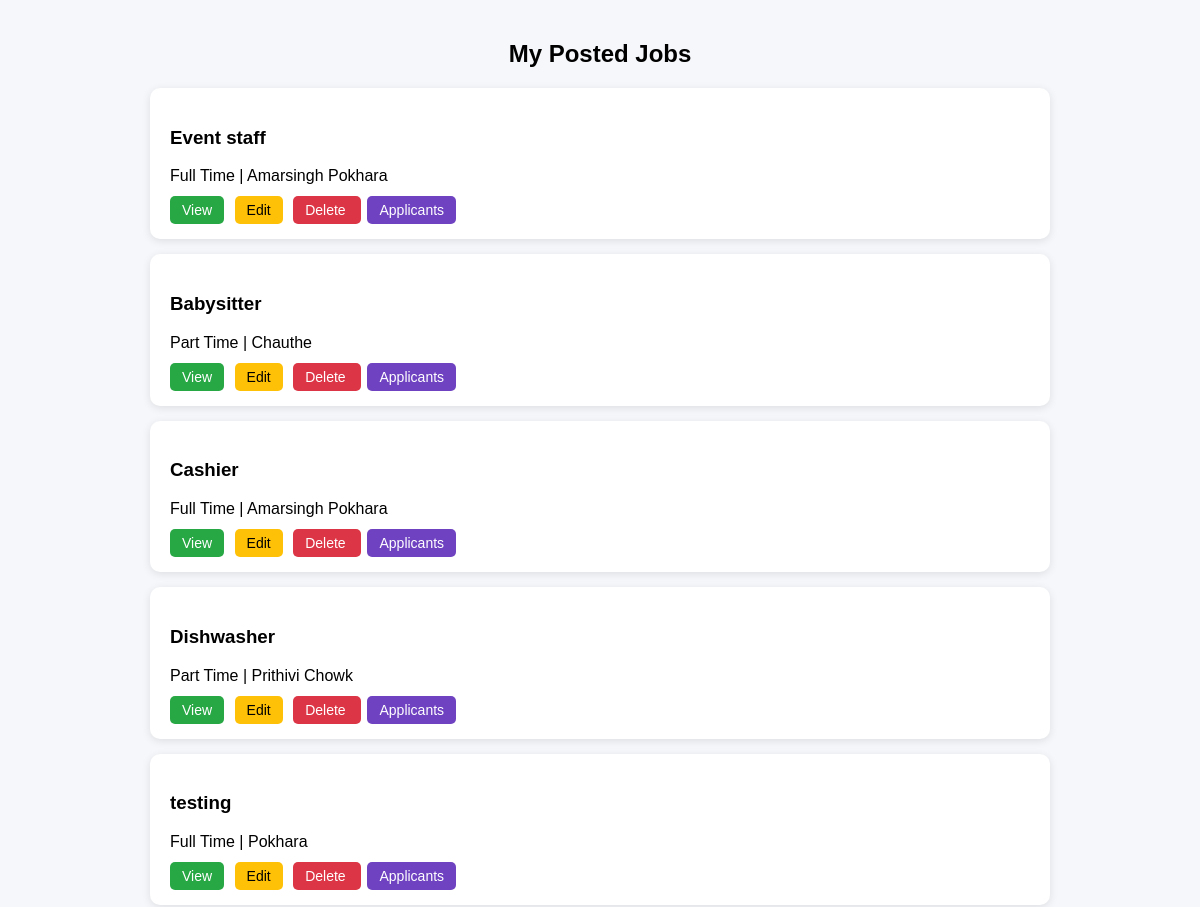
The app's page /jobs/ (upper part), older data.
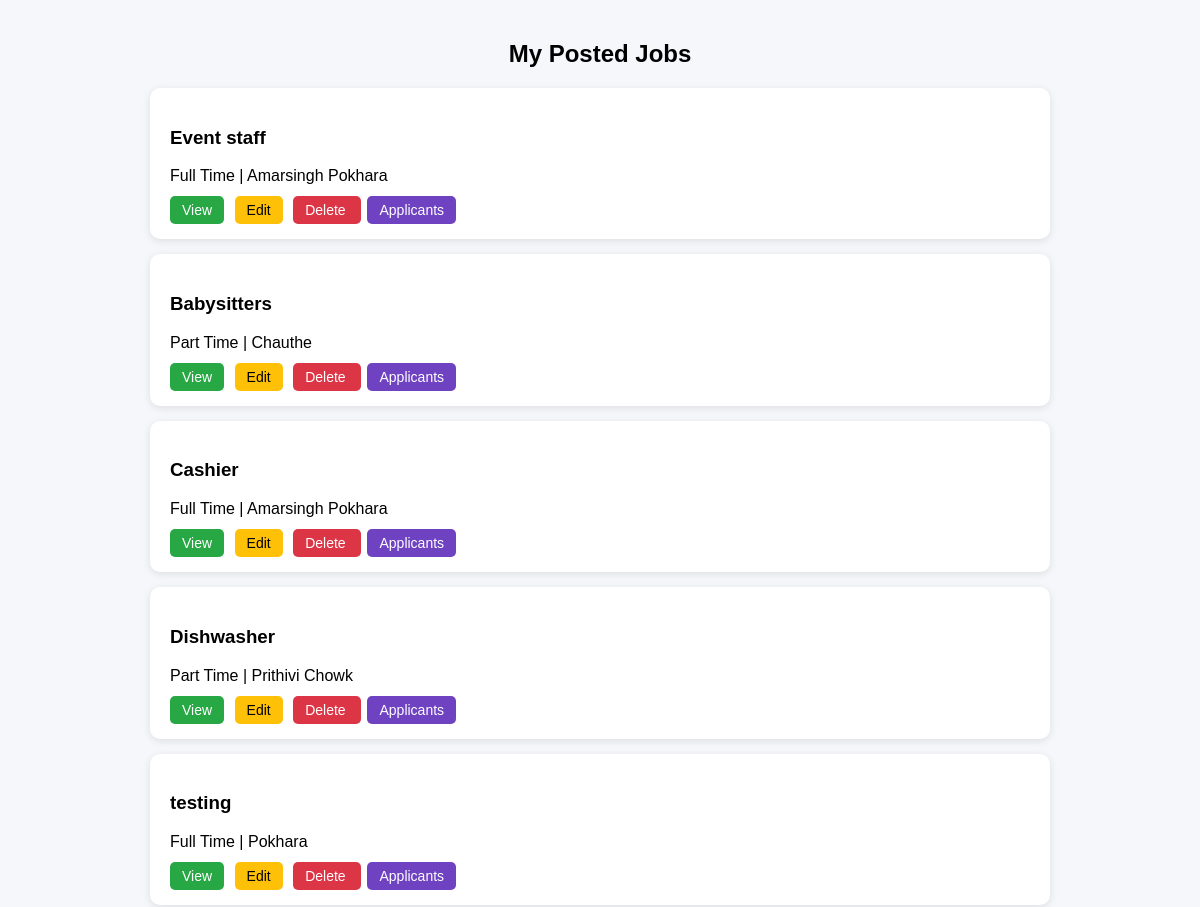
The same page, newer data.
### Job_Post/models.py (models this page shows, shortened)
class Job(models.Model):
    JOB_TYPE_CHOICES = [
        ('Part Time', 'Part Time'),
        ('Full Time', 'Full Time'),
        ('Flexible', 'Flexible'),
    ]
    recruiter = models.ForeignKey(
        User,
        on_delete=models.CASCADE,
        related_name='jobs'
    )
    title = models.CharField(max_length=200)
    tags = models.CharField(max_length=200)
    location = models.CharField(max_length=255, default="Unknown")
    job_type = models.CharField(
        max_length=50,
        choices=JOB_TYPE_CHOICES,
        default='Full Time'
    )
    min_salary = models.IntegerField(null=True, blank=True)
    max_salary = models.IntegerField(null=True, blank=True)
    negotiable = models.BooleanField(default=False)
    description = models.TextField()
    responsibilities = models.TextField()
    image = models.ImageField(
        upload_to='job_images/',
        null=True,
        blank=True
    )
    is_active = models.BooleanField(default=False)
    created_at = models.DateTimeField(auto_now_add=True)
    deadline = models.DateTimeField(null=True, blank=True)

### Job_Post/views.py (the view)
# urls.py: path('', views.job_list, name='job_list'),
def job_list(request):
    if request.user.is_authenticated and request.user.profile.role == "RECRUITER":
        jobs = Job.objects.filter(
            recruiter=request.user,
            is_active=True
        ).order_by('-created_at')
    else:
        jobs = Job.objects.filter(
            is_active=True,
            deadline__gte=timezone.now()
        ).order_by('-created_at')
    return render(request, 'Job_Post/job_list.html', {'jobs': jobs})

### accounts/context_processors.py (called while the page is built)
def notification_count(request):
    if request.user.is_authenticated:
        count = Notification.objects.filter(
            user=request.user,
            is_read=False
        ).count()
        return {'notification_count': count}
    return {}

### chat/context_processors.py (called while the page is built, shortened)
def unread_messages(request):
    return {'unread_count': 0}

### templates/Job_Post/job_list.html (shortened to what this page needs)
{% load static %}
<!DOCTYPE html>
<html>
<head>
</head>
<body>
<h2>My Posted Jobs</h2>
<div class="job-container">
{% for job in jobs %}
<div class="job-card">
    <h3>{{ job.title }}</h3>
    <p>{{ job.job_type }} | {{ job.location }}</p>
    <div class="actions">
        <a href="{% url 'job_detail' job.id %}" class="btn btn-view">View</a>
        <a href="{% url 'job_edit' job.id %}" class="btn btn-edit">Edit</a>
        <a href="{% url 'job_delete' job.id %}"
           class="btn btn-delete"
           onclick="return confirm('Delete this job?');">
           Delete
        </a>
        <a href="{% url 'job_applicants' job.id %}" class="btn btn-app">
            Applicants
        </a>
    </div>
</div>
{% empty %}
<p>No jobs posted yet.</p>
{% endfor %}
</div>
</body>
</html>

Row changes from the older to the newer data that the page shows:
changed Job "Chauthe": title "Babysitter" → "Babysitters"
